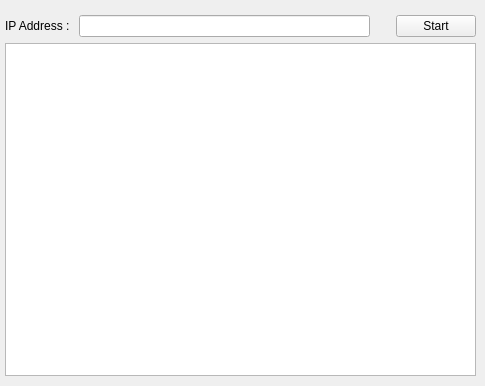
<?xml version="1.0" encoding="UTF-8"?>
<ui version="4.0">
 <class>MainWindow</class>
 <widget class="QMainWindow" name="MainWindow">
  <property name="geometry">
   <rect>
    <x>0</x>
    <y>0</y>
    <width>485</width>
    <height>386</height>
   </rect>
  </property>
  <property name="sizePolicy">
   <sizepolicy hsizetype="Fixed" vsizetype="Fixed">
    <horstretch>0</horstretch>
    <verstretch>0</verstretch>
   </sizepolicy>
  </property>
  <property name="windowTitle">
   <string>PingTest</string>
  </property>
  <widget class="QWidget" name="centralwidget">
   <widget class="QWidget" name="verticalLayoutWidget">
    <property name="geometry">
     <rect>
      <x>0</x>
      <y>10</y>
      <width>481</width>
      <height>371</height>
     </rect>
    </property>
    <layout class="QVBoxLayout" name="verticalLayout">
     <property name="sizeConstraint">
      <enum>QLayout::SetMaximumSize</enum>
     </property>
     <property name="leftMargin">
      <number>5</number>
     </property>
     <property name="topMargin">
      <number>5</number>
     </property>
     <property name="rightMargin">
      <number>5</number>
     </property>
     <property name="bottomMargin">
      <number>5</number>
     </property>
     <item>
      <layout class="QHBoxLayout" name="horizontalLayout">
       <item>
        <widget class="QLabel" name="label">
         <property name="text">
          <string>IP Address : </string>
         </property>
        </widget>
       </item>
       <item>
        <widget class="QLineEdit" name="editIP"/>
       </item>
       <item>
        <spacer name="horizontalSpacer">
         <property name="orientation">
          <enum>Qt::Horizontal</enum>
         </property>
         <property name="sizeType">
          <enum>QSizePolicy::Fixed</enum>
         </property>
         <property name="sizeHint" stdset="0">
          <size>
           <width>20</width>
           <height>20</height>
          </size>
         </property>
        </spacer>
       </item>
       <item>
        <widget class="QPushButton" name="btnStartStop">
         <property name="minimumSize">
          <size>
           <width>60</width>
           <height>0</height>
          </size>
         </property>
         <property name="text">
          <string>Start</string>
         </property>
        </widget>
       </item>
      </layout>
     </item>
     <item>
      <layout class="QHBoxLayout" name="horizontalLayout_2">
       <item>
        <widget class="QPlainTextEdit" name="editPingTimeRecord">
         <property name="readOnly">
          <bool>true</bool>
         </property>
        </widget>
       </item>
      </layout>
     </item>
    </layout>
   </widget>
  </widget>
 </widget>
 <resources/>
 <connections/>
</ui>
